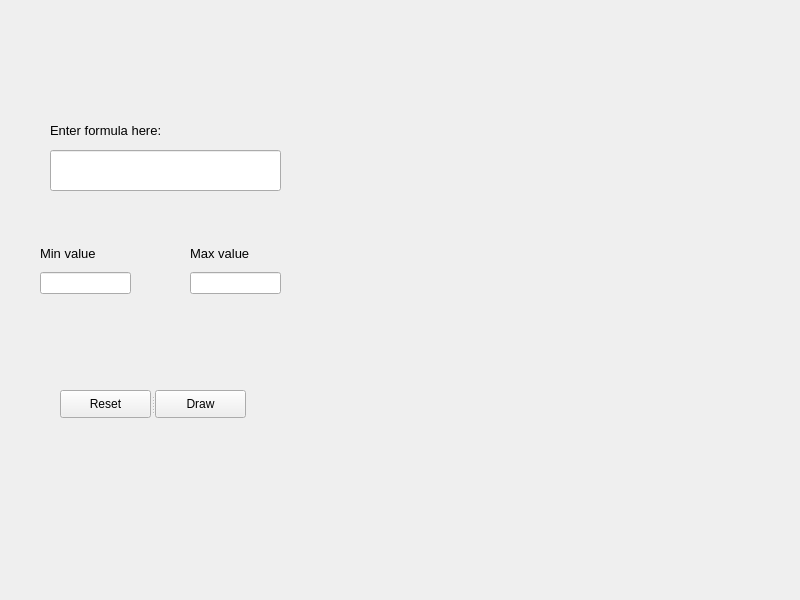
<?xml version="1.0" encoding="UTF-8"?>
<ui version="4.0">
 <class>Widget</class>
 <widget class="QWidget" name="Widget">
  <property name="geometry">
   <rect>
    <x>0</x>
    <y>0</y>
    <width>800</width>
    <height>600</height>
   </rect>
  </property>
  <property name="windowTitle">
   <string>Form</string>
  </property>
  <widget class="QLabel" name="label">
   <property name="geometry">
    <rect>
     <x>50</x>
     <y>120</y>
     <width>161</width>
     <height>21</height>
    </rect>
   </property>
   <property name="font">
    <font>
     <pointsize>10</pointsize>
    </font>
   </property>
   <property name="text">
    <string>Enter formula here:</string>
   </property>
  </widget>
  <widget class="MplWidget" name="MplWidget" native="true">
   <property name="geometry">
    <rect>
     <x>300</x>
     <y>50</y>
     <width>481</width>
     <height>481</height>
    </rect>
   </property>
  </widget>
  <widget class="QSplitter" name="splitter">
   <property name="geometry">
    <rect>
     <x>60</x>
     <y>390</y>
     <width>186</width>
     <height>28</height>
    </rect>
   </property>
   <property name="orientation">
    <enum>Qt::Horizontal</enum>
   </property>
   <widget class="QPushButton" name="reset">
    <property name="text">
     <string>Reset</string>
    </property>
   </widget>
   <widget class="QPushButton" name="draw">
    <property name="text">
     <string>Draw</string>
    </property>
   </widget>
  </widget>
  <widget class="QWidget" name="">
   <property name="geometry">
    <rect>
     <x>190</x>
     <y>240</y>
     <width>91</width>
     <height>54</height>
    </rect>
   </property>
   <layout class="QVBoxLayout" name="verticalLayout_2">
    <item>
     <widget class="QLabel" name="label_4">
      <property name="font">
       <font>
        <pointsize>10</pointsize>
       </font>
      </property>
      <property name="text">
       <string>Max value</string>
      </property>
     </widget>
    </item>
    <item>
     <widget class="QLineEdit" name="max_value"/>
    </item>
   </layout>
  </widget>
  <widget class="QWidget" name="">
   <property name="geometry">
    <rect>
     <x>40</x>
     <y>240</y>
     <width>91</width>
     <height>54</height>
    </rect>
   </property>
   <layout class="QVBoxLayout" name="verticalLayout">
    <item>
     <widget class="QLabel" name="label_2">
      <property name="font">
       <font>
        <pointsize>10</pointsize>
       </font>
      </property>
      <property name="text">
       <string>Min value</string>
      </property>
     </widget>
    </item>
    <item>
     <widget class="QLineEdit" name="min_value"/>
    </item>
   </layout>
  </widget>
  <widget class="QLineEdit" name="formula">
   <property name="geometry">
    <rect>
     <x>50</x>
     <y>150</y>
     <width>231</width>
     <height>41</height>
    </rect>
   </property>
  </widget>
 </widget>
 <customwidgets>
  <customwidget>
   <class>MplWidget</class>
   <extends>QWidget</extends>
   <header>mplwidget.h</header>
   <container>1</container>
  </customwidget>
 </customwidgets>
 <resources/>
 <connections/>
</ui>
